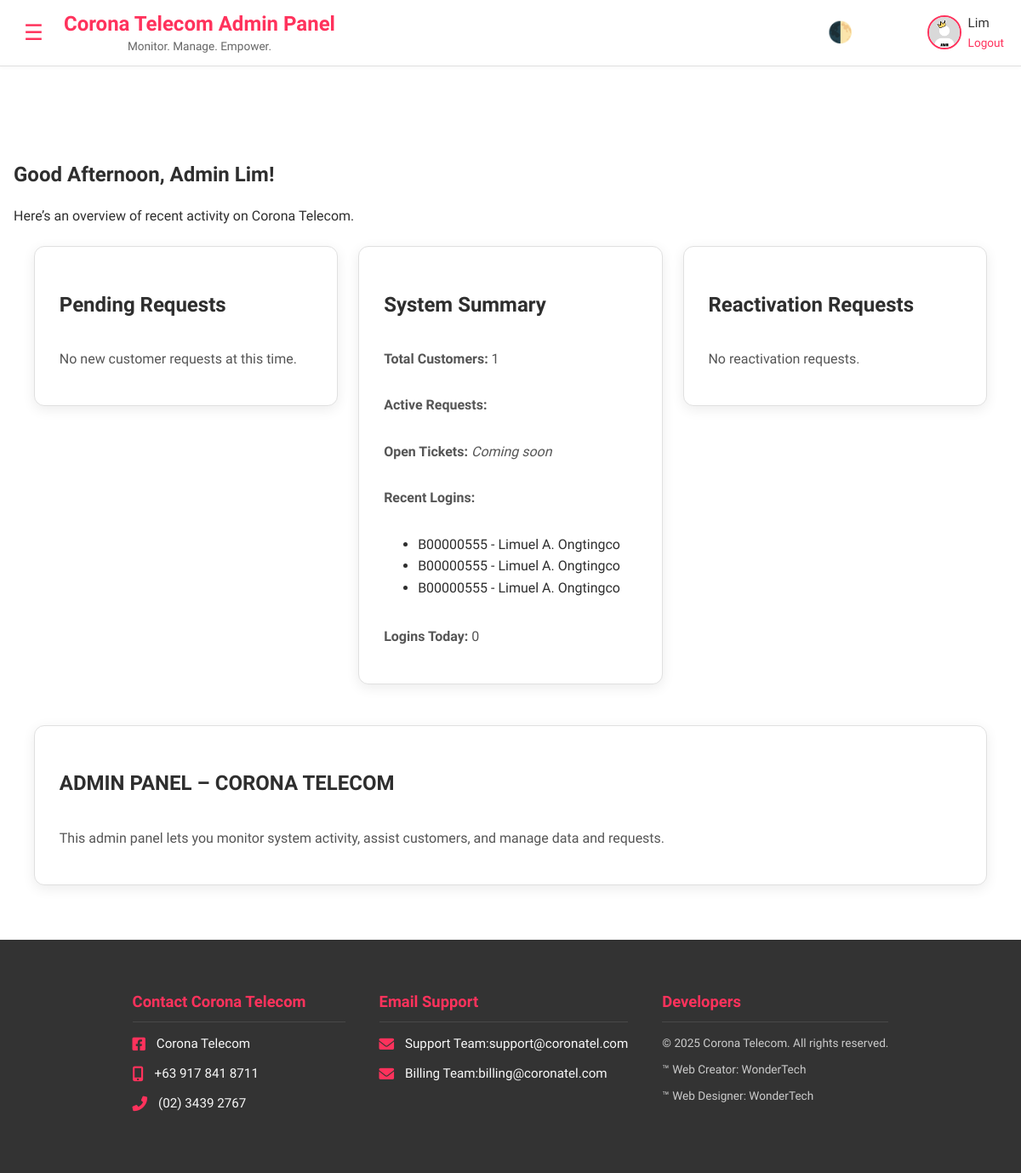
Screenshot of /admin/dashboard (signed in) with the database file from the repository.
### models.py (models this page shows, shortened)
class AdminUser(db.Model, UserMixin):
    id = db.Column(db.Integer, primary_key=True)
    email = db.Column(db.String(150), nullable=False)
    name = db.Column(db.String(100))
    password_hash = db.Column(db.String(255), nullable=False)
    avatar = db.Column(db.String(255))

class CxLoginLog(db.Model):
    id = db.Column(db.Integer, primary_key=True)
    cx_id = db.Column(db.Integer, db.ForeignKey('cx.id'), nullable=False)
    timestamp = db.Column(db.DateTime, default=now_manila)
    cx = db.relationship('Cx', back_populates='login_logs')

class Cx(db.Model, UserMixin):
    id = db.Column(db.Integer, primary_key=True)
    email = db.Column(db.String(120), unique=True, nullable=False)
    password = db.Column(db.String(200), nullable=False)
    name = db.Column(db.String(120))
    avatar = db.Column(db.String(255), default='default.png')
    role = db.Column(db.String(10), nullable=False, default='customer')
    account_status = db.Column(db.String(20), default='Active')
    contact = db.Column(db.String(50))
    account_number = db.Column(db.String(50))
    internet_plan = db.Column(db.String(50))
    is_verified = db.Column(db.Boolean, default=False)  # ✅ NEW
    first_name = db.Column(db.String(50))
    middle_name = db.Column(db.String(50))
    middle_initial = db.Column(db.String(50))
    surname = db.Column(db.String(50))
    extension_name = db.Column(db.String(50))
    birthdate = db.Column(db.Date)
    gender = db.Column(db.String(20))
    location_country = db.Column(db.String(50))
    location_region = db.Column(db.String(50))
    location_province = db.Column(db.String(50))
    location_city = db.Column(db.String(50))
    location_barangay = db.Column(db.String(50))
    location_zip = db.Column(db.String(20))
    location_street = db.Column(db.String(100))
    payment_proofs = db.relationship('PaymentProof', back_populates='cx', lazy=True)
    requests = db.relationship('CxRequest', back_populates='cx', lazy=True)
    soa_files = db.relationship('SOA', back_populates='cx', lazy=True)
    notifications = db.relationship('Notification', back_populates='cx', lazy=True)
    login_logs = db.relationship('CxLoginLog', back_populates='cx', lazy=True)

### app.py (the view)
@app.route('/admin/dashboard')
@login_required
def admin_dashboard():
    if not isinstance(current_user, AdminUser):
        abort(403)
    tab = request.args.get('tab', 'overview')
    inner_tab = request.args.get('inner_tab', 'payments')
    customers = Cx.query.all()
    manila_today = datetime.now(timezone('Asia/Manila')).date()
    context = {
        'active_tab': tab,
        'inner_tab': inner_tab,
        'customers': customers,
    }
    if tab == 'billing':
        context.update({
            'payment_proofs': PaymentProof.query.order_by(PaymentProof.uploaded_at.desc()).all(),
            'pending_proofs': PaymentProof.query.filter_by(status='PENDING').order_by(PaymentProof.uploaded_at.desc()).all(),
            'customer_requests': CxRequest.query.order_by(CxRequest.created_at.desc()).all(),
            'pending_requests': CxRequest.query.filter_by(status='PENDING').order_by(CxRequest.created_at.desc()).all(),
            'completed_requests_count': CxRequest.query.filter(CxRequest.status.in_(['APPROVED', 'REJECTED'])).count()
        })
    elif tab == 'overview':
        context.update({
            'recent_logins': CxLoginLog.query.order_by(CxLoginLog.timestamp.desc()).limit(3).all(),
            'login_count_today': CxLoginLog.query.filter(
                CxLoginLog.timestamp >= manila_today
            ).count(),
            'reactivation_requests': ReactivationRequest.query.filter_by(status='PENDING').order_by(ReactivationRequest.requested_at.desc()).all(),
            'pending_proofs': PaymentProof.query.filter_by(status='PENDING').order_by(PaymentProof.uploaded_at.desc()).all(),
            'pending_requests': CxRequest.query.filter_by(status='PENDING').order_by(CxRequest.created_at.desc()).all()
        })
    elif tab == 'accounts':
        return render_template('admin/account_tab.html', **context)
    elif tab == 'tickets':
        context.update({
            'support_tickets': SupportTicket.query.order_by(SupportTicket.created_at.desc()).all()
        })
    template_map = {
        'overview': 'admin/dashboard.html',
        'billing': 'admin/billing_tab.html',
        'accounts': 'admin/account_tab.html',
        'tickets': 'admin/support.html'  # ✅ Correct template
    }
    selected_template = template_map.get(tab, 'admin/dashboard.html')
    return render_template(selected_template, **context)

### app.py (called while the page is built)
@login_manager.user_loader
def load_user(user_id):
    user_type = session.get('user_type')
    if user_type == 'admin':
        return AdminUser.query.get(int(user_id))
    else:
        return Cx.query.get(int(user_id))  # Cx model for customers

### templates/admin/dashboard.html (shortened to what this page needs)
{% extends "base.html" %}
{% block content %}
<div class="tab-wrapper">
  {% if active_tab == 'billing' %}
    {% include 'admin/billing_tab.html' %}
  {% elif active_tab == 'users' %}
    {% include 'admin/account_tab.html' %}
  {% elif active_tab == 'tickets' %}
    {% include 'admin/support.html' %}
  {% else %}
    <div class="profile-summary">
      <div class="profile-header">
        <div class="user-info">
          <h2 class="greeting-text"><span id="time-greeting"></span>, Admin {{ current_user.name or '' }}!</h2>
          <p>Here’s an overview of recent activity on Corona Telecom.</p>
        </div>
      </div>
    </div>
    <div class="dashboard-widgets-grid">
      <a href="{{ url_for('admin_dashboard', tab='billing') }}" class="dashboard-card-link">
        <div class="dashboard-card notifications-card">
          <h2>Pending Requests</h2>
          {% if pending_proofs or pending_requests %}
            <ul class="pending-request-list">
              {% for proof in pending_proofs %}
              <li class="pending-request-item">
                <span class="type-label type-payment">PAYMENT</span>
                <div><strong>{{ proof.cx.name }}</strong> | {{ proof.cx.account_number }}</div>
                <div><strong>Reference #:</strong> {{ proof.reference_number }}</div>
                <div><strong>Amount:</strong> ₱{{ '%.2f'|format(proof.amount or 0) }}</div>
                <div><strong>Status:</strong> {{ proof.status }}</div>
                <div><strong>Transaction Date:</strong> {{ proof.uploaded_at.strftime('%b %d, %Y') }}</div>
              </li>
              {% endfor %}
              {% for req in pending_requests %}
              <li class="pending-request-item">
                <span class="type-label type-{{ req.type|lower }}">{{ req.type|upper }}</span>
                <div><strong>{{ req.cx.name }}</strong> | {{ req.cx.account_number }}</div>
                <div><strong>Amount:</strong> ₱{{ '%.2f'|format(req.amount or 0) }}</div>
                <div>
                  <strong>Billing Cycle:</strong>
                  {% if req.billing_from and req.billing_to %}
                    {{ req.billing_from.strftime('%b %d, %Y') }} – {{ req.billing_to.strftime('%b %d, %Y') }}
                  {% else %}
                    N/A
                  {% endif %}
                </div>
                <div><strong>Status:</strong> {{ req.status or 'Pending' }}</div>
                <div><strong>Submitted:</strong> {{ req.uploaded_at.strftime('%b %d, %Y') }}</div>
              </li>
              {% endfor %}
            </ul>
          {% else %}
            <p>No new customer requests at this time.</p>
          {% endif %}
        </div>
      </a>
      <div class="dashboard-card status-usage-card">
        <h2>System Summary</h2>
        <p><strong>Total Customers:</strong> {{ customers|length }}</p>
        <p><strong>Active Requests:</strong> {{ completed_requests_count }}</p>
        <p><strong>Open Tickets:</strong> <em>Coming soon</em></p>
        <p><strong>Recent Logins:</strong></p>
        <ul>
          {% for log in recent_logins %}
            <li>{{ log.cx.account_number }} - {{ log.cx.name }}</li>
          {% endfor %}
        </ul>
        <p><strong>Logins Today:</strong> {{ login_count_today }}</p>
      </div>
      <a href="{{ url_for('admin_dashboard', tab='users') }}" class="dashboard-card-link">
        <div class="dashboard-card notifications-card">
          <h2>Reactivation Requests</h2>
          {% if reactivation_requests %}
            <ul class="pending-request-list">
              {% for req in reactivation_requests %}
              <li class="pending-request-item">
                <span class="type-label type-reactivation">Reactivation</span>
                {{ req.cx.name }} — {{ req.cx.account_number }}
                <small class="submitted-date">({{ req.requested_at.strftime('%b %d, %Y') }})</small>
              </li>
              {% endfor %}
            </ul>
          {% else %}
            <p>No reactivation requests.</p>
          {% endif %}
        </div>
      </a>
      <div class="dashboard-card about-us-container">
        <h2>ADMIN PANEL – CORONA TELECOM</h2>
        <p>This admin panel lets you monitor system activity, assist customers, and manage data and requests.</p>
      </div>
    </div>
  {% endif %}
</div>
{% endblock %}

### templates/base.html (shortened to what this page needs)
<!DOCTYPE html>
<html lang="en">
<head>
  <link rel="stylesheet" href="https://cdnjs.cloudflare.com/ajax/libs/font-awesome/6.0.0-beta3/css/all.min.css" />
  {% if config.get('ENV_MODE', 'development') == 'production' %}
  <link rel="stylesheet" href="{{ url_for('static', filename='css/style.purged.css') }}">
  {% else %}
  <link rel="stylesheet" href="{{ url_for('static', filename='css/style.css') }}">
  {% endif %}
  <link rel="stylesheet" href="{{ url_for('static', filename='css/dark-mode.css') }}">
</head>
<body>
  <div class="main" id="main">
    <div class="content-area
        {% if session.get('user_type') == 'cx' %}cx-padding
        {% elif session.get('user_type') == 'admin' %}admin-padding
        {% endif %}">
      {% if current_user.is_authenticated %}
      {% if session.get('user_type') == 'admin' %}
      <header class="admin-header">
        <div class="admin-header-container">
          <div class="admin-header-left">
            <button id="sidebarToggle" class="toggle-btn" title="Toggle Sidebar">☰</button>
            <div class="admin-title-group">
              <h1 class="admin-main-title">Corona Telecom Admin Panel</h1>
              <p class="admin-subtitle">Monitor. Manage. Empower.</p>
            </div>
          </div>
          <div class="admin-header-right">
            <button class="mode-toggle" title="Toggle Dark Mode">🌓</button>
            <div class="admin-user-wrap">
              <img src="{{ url_for('static', filename='images/' + (current_user.avatar or 'admin.png')) }}"
                alt="Admin Avatar" class="admin-avatar">
              <div class="admin-user-info">
                <span class="admin-name">{{ current_user.name or current_user.email }}</span>
                <a href="{{ url_for('logout') }}" class="admin-logout-btn">Logout</a>
              </div>
            </div>
          </div>
        </div>
      </header>
      {% endif %}
      {% else %}
      <header class="compact-header">
        <img src="{{ url_for('static', filename='header.png') }}" alt="Corona Telecom Logo" class="header-image" />
      </header>
      {% endif %}
      <main>
        {% block content %}{% endblock %}
  </main>
    </div>
  </div>
  <footer class="main-footer">
    <div class="footer-content">
      <div class="footer-section contact-info">
        <h3>Contact Corona Telecom</h3>
        <p><i class="fab fa-facebook-square"></i> <a href="https://www.facebook.com/CoronaTelecom"
            target="_blank">Corona Telecom</a></p>
        <p><i class="fas fa-mobile-alt"></i> <a href="tel:+639123456789">+63 917 841 8711</a></p>
        <p><i class="fas fa-phone-alt"></i> <a href="tel:+63821234567">(02) 3439 2767</a></p>
      </div>
      <div class="footer-section email-info">
        <h3>Email Support</h3>
        <p><i class="fas fa-envelope"></i> Support Team: <a
            href="mailto:support@coronatel.com">support@coronatel.com</a></p>
        <p><i class="fas fa-envelope"></i> Billing Team: <a
            href="mailto:billing@coronatel.com">billing@coronatel.com</a></p>
      </div>
      <div class="footer-section footer-bottom">
        <h3>Developers</h3>
        <p>&copy; 2025 Corona Telecom. All rights reserved.</p>
        <p>&trade; Web Creator: WonderTech</p>
        <p>&trade; Web Designer: WonderTech</p>
      </div>
    </div>
  </footer>
</body>
</html>

### static/css/dark-mode.css (style rules this page uses)
.mode-toggle { cursor: pointer; font-size: 1.5rem; transition: transform 0.3s ease, color 0.3s ease; user-select: none; }

### rows the page displays
AdminUser: name "Lim"
CxLoginLog: cx.account_number "B00000555", cx.name "Limuel A. Ongtingco"
CxLoginLog: cx.account_number "B00000555", cx.name "Limuel A. Ongtingco"
CxLoginLog: cx.account_number "B00000555", cx.name "Limuel A. Ongtingco"

### other values shown
{{ customers|length }} "1"
{{ login_count_today }} "0"
